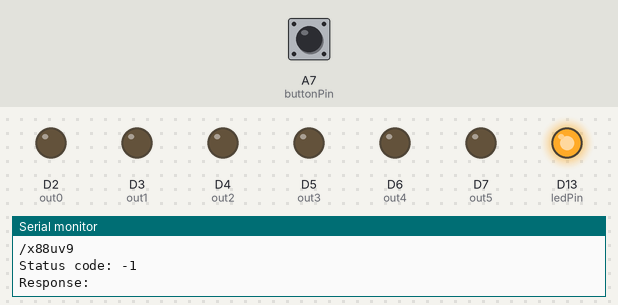
A sketch run on a simulated Arduino Nano 33 IoT. On the bench: output pins drawn as LEDs (lit = HIGH), the last lines printed to the serial monitor. Inputs (shaded band) come from the test bench; at power-on: A7 (buttonPin) LOW. WiFi joins after 1.5 s; servers stay silent unless stated; not simulated (calls return 0 or success): arduino_secrets.h.

Above: at 2.9 s.
3.0 s: A7 (buttonPin) pulled HIGH for 0.15 s
At 4.1 s:
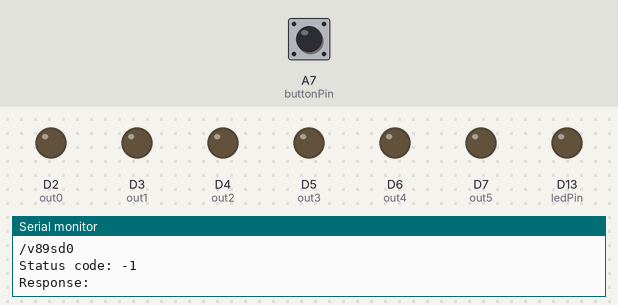
4.6 s: A7 (buttonPin) pulled HIGH for 1 s
At 5.3 s:
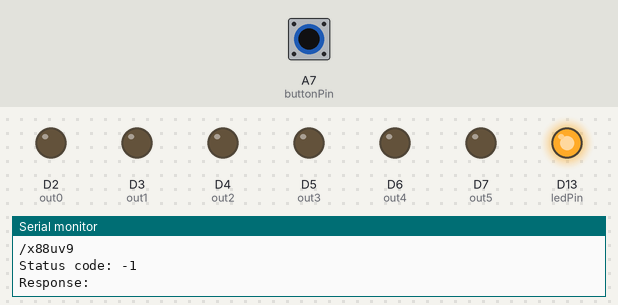
7.1 s: A7 (buttonPin) pulled HIGH for 3.2 s
At 8.4 s:
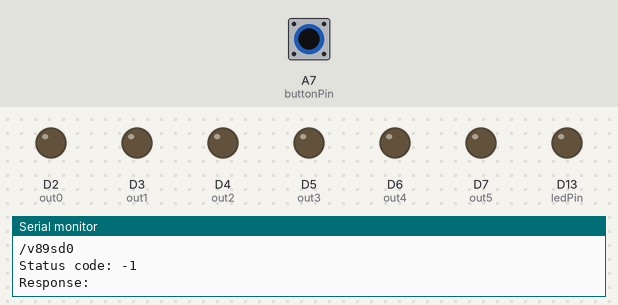
Timing chart, 0 to 10.1 s (numbered marks = the images above; inputs shaded):
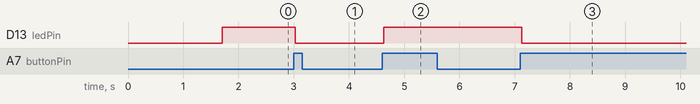

Measured:
- after the input at 3.0 s, D13 (ledPin): HIGH → LOW at once
- after the input at 4.6 s, D13 (ledPin): LOW → HIGH at once
- after the input at 7.1 s, D13 (ledPin): HIGH → LOW at once

The sketch:

Tide_Nano.ino
```cpp
#include <ArduinoHttpClient.h>
#include <WiFiNINA.h>
#include <elapsedMillis.h>
#include <Bounce2.h>
#include "arduino_secrets.h"

// ---------------
// WIFI Setup
// ---------------
char ssid[] = SECRET_SSID;
char pass[] = SECRET_PASS;

// DNS alias doesn't work -- needs to be heroku endpoint TT^TT
const char serverAddress[] = SECRET_ADDRESS;  // server address
int port = 443;

WiFiSSLClient wifi;
HttpClient client = HttpClient(wifi, serverAddress, port);

int status = WL_IDLE_STATUS;

// ---------------
// Motor Control
// ---------------
// in pins for commmunicating with Nano 33 IOT
int out0 = 2;
int out1 = 3;
int out2 = 4;
int out3 = 5;
int out4 = 6;
int out5 = 7;

// ------------------------
// Button & State tracking
// ----------------------
int buttonPin = 21;
Bounce2::Button button = Bounce2::Button(); // INSTANTIATE A Bounce2::Button OBJECT
int ledPin = 13;
int ledState = HIGH;        // tester for button & mode
int MODE = HIGH;        // HIGH: poll real-time data
                        // HIGH: poll manual web data

// ---------------
// Time-keeping
// ---------------
elapsedMillis clock;

// ---------------
// Motors....
// ---------------

// manually set min and max -- should reflect node.js
int motorSpdMax = 1600;
int motorSpdMin = 40;

// received data from web call
int receivedMotorSpd;
int receivedMotorDir;

// current state
int motorSpd;
int motorDir;

// to send to Uno
int motorPins[6];


bool REST_SUCCESS;

void setup() {
  // Serial
  Serial.begin(9600);

  // Wifi
  connectWifi();

  // LED
  pinMode(ledPin, OUTPUT);

  // Button
  button.attach(buttonPin, INPUT);
  button.interval(30);
  button.setPressedState(HIGH);

  // to Arduino UNO
  pinMode(out0, OUTPUT);  // Motor DIRECTION
  pinMode(out1, OUTPUT);
  pinMode(out2, OUTPUT);
  pinMode(out3, OUTPUT);
  pinMode(out4, OUTPUT);
  pinMode(out5, OUTPUT);


  // make initial API call
  REST_SUCCESS = getData();

  if (REST_SUCCESS == true) {
    parseData();
  }

}

void loop() {

  // Read button
  button.update();
  if ( button.pressed() ) {

    Serial.println("Button Pushed");
    ledState = !ledState;
    MODE = !MODE;
    digitalWrite(ledPin, ledState);

    Serial.print("Mode: ");
    Serial.println(MODE);

    REST_SUCCESS = getData();

    // only process if api call successful
    if (REST_SUCCESS == true) {
      Serial.println("success");
      parseData();
      clock = 0;
    }
  }

  // make API call every 10 minutes
  if (MODE == 1) {
    if (clock > 600000) {
      REST_SUCCESS = getData();

      // only process if api call successful
      if (REST_SUCCESS == true) {
        parseData();
      }
      clock = 0; // remember to reset!
    }
  }

  if (MODE == 0) {
    if (clock > 5000) {
      REST_SUCCESS = getData();

      // only process if api call successful
      if (REST_SUCCESS == true) {
        parseData();
      }

      clock = 0;
    }
  }

  // Send to Uno
  digitalWrite(out0, motorPins[0]);
  digitalWrite(out1, motorPins[1]);
  digitalWrite(out2, motorPins[2]);
  digitalWrite(out3, motorPins[3]);
  digitalWrite(out4, motorPins[4]);
  digitalWrite(out5, motorPins[5]);

  // update LED lol
  digitalWrite(ledPin, ledState);

}

bool getData() {
  // assemble the path for the GET message:

  String path;
  String contentType = "application/json";

  if (MODE == HIGH) { // default
    path = "/x88uv9"; // this endpoint sends realtime data mapped motorspd, motordir
  } else {
    path = "/v89sd0"; // this endpoint sends manual data from website
  }


  // send the GET request
  Serial.println("making GET request");
  Serial.println(path);

  client.get(path);

  // read the status code and body of the response
  int statusCode = client.responseStatusCode();
  String response = client.responseBody();

  Serial.print("Status code: ");
  Serial.println(statusCode);
  Serial.print("Response: ");
  Serial.println(response);

  if (statusCode == 200) {
    // parse the response to get the value of aqius
    int labelStart = response.indexOf("motor_spd");
    int valueStart = response.indexOf(":", labelStart);
    int valueEnd = response.indexOf(",", labelStart);
    String valueS = response.substring(valueStart + 1, valueEnd);
    receivedMotorSpd = valueS.toInt();

    labelStart = response.indexOf("motor_dir");
    valueStart = response.indexOf(":", labelStart);
    valueEnd = response.indexOf(",", labelStart);
    valueS = response.substring(valueStart + 1, valueEnd);
    receivedMotorDir = valueS.toInt();

    Serial.print("Received Motor Speed: ");
    Serial.println(receivedMotorSpd);
    Serial.print("Received Motor Dir: ");
    Serial.println(receivedMotorDir);

    return true;
  }
  else {
    return false;
  }
}

void parseData() {

  Serial.println("Function: parseData");

  // clean garbage speeds
    if (receivedMotorSpd <= motorSpdMax && receivedMotorSpd >= motorSpdMin) {
      motorSpd = receivedMotorSpd;
      Serial.print("Motor speed: ");
      Serial.println(motorSpd);
    }

  // clean garbage dir
  if (receivedMotorDir == 0 || receivedMotorDir == 1) {
    motorDir = receivedMotorDir;
    Serial.print("Motor dir: ");
    Serial.println(motorDir);
  }

  // divide max-min by 32 bits
  // auto floors bc int
  int motorStep = (motorSpdMax - motorSpdMin)/ 32;

  // dumb way to handle range being 0-31
  if (motorSpd == motorSpdMax) {
    motorSpd--;
  }

  // speed as a int from 0 to 31
  int spd = (receivedMotorSpd - motorSpdMin) / motorStep;
  Serial.print("Speed out of 32: ");
  Serial.println(spd);

  // update pinStates
  motorPins[0] = receivedMotorDir; // should be received as 1 or 0
  motorPins[1] = bitRead(spd, 0);
  motorPins[2] = bitRead(spd, 1);
  motorPins[3] = bitRead(spd, 2);
  motorPins[4] = bitRead(spd, 3);
  motorPins[5] = bitRead(spd, 4); // dumb dumb dumb

  // print binary for idiot check
  for (int i = 0; i < 6; i++) {
    Serial.print(motorPins[i]);
  }
  Serial.println("\n");
}


void connectWifi() {

  // while (!Serial);
  while ( status != WL_CONNECTED) {
    Serial.print("Attempting to connect to Network named: ");
    Serial.println(ssid);     // print the network name (SSID);

    // Connect to WPA/WPA2 network:
    status = WiFi.begin(ssid, pass);
  }

  // print the SSID of the network you're attached to:
  Serial.print("SSID: ");
  Serial.println(WiFi.SSID());

  // print your WiFi shield's IP address:
  IPAddress ip = WiFi.localIP();
  Serial.print("IP Address: ");
  Serial.println(ip);

}
```
